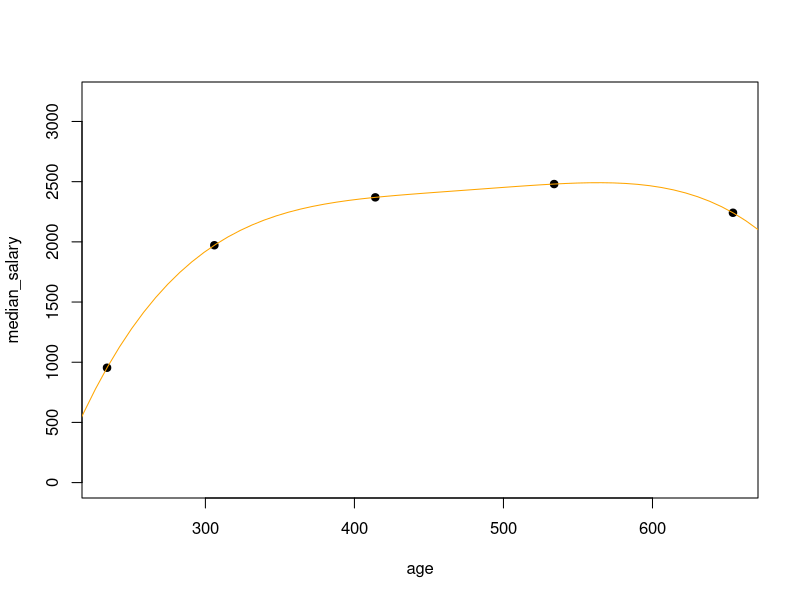

Write R code to recreate this figure.
# earnings and hours by age group
# ONS ASHE, tables 6 https://www.ons.gov.uk/employmentandlabourmarket/peopleinwork/earningsandworkinghours/datasets/agegroupashetable6
# saved in "datasets/PROV - Age Group Table 6.7a   Annual pay - Gross 2020.xls"

# Install tidyverse
# install.packages("tidyverse")
library("tidyverse")

# load data from ASHE table 6
ons_raw_salaries <- readxl::read_excel("datasets/PROV - Age Group Table 6.7a   Annual pay - Gross 2020.xls", range = "All!A3:F13")

# store the useful parts in a tibble
ons_salaries <- tibble(
  age <- unlist(ons_raw_salaries[5:9, 1]),
  median_salary <- as.numeric(unlist(ons_raw_salaries[5:9, 4])),
  mean_salary <- as.numeric(unlist(ons_raw_salaries[5:9, 6])),
)

colnames(ons_salaries) <- c("age", "median_salary", "mean_salary")


# split age bands into min, max and average, and convert to numeric
ons_salaries$age_min <- str_sub(ons_salaries$age, 1, 2) %>% as.numeric()

ons_salaries <- ons_salaries %>% mutate(age_min = str_sub(age, 1, 2) %>% as.numeric(),
                                        age_max = str_sub(age, -2, -1) %>% as.numeric(),
                                        age_mid = (age_max + age_min)/2,
                                        age_months = age_mid*12,
                                        month_median_salary = (1/12) * median_salary,
                                        month_mean_salary = (1/12) * mean_salary)

age <- ons_salaries$age_months
median_salary <- ons_salaries$month_median_salary
mean_salary <- ons_salaries$month_mean_salary


##### To avoid overfitting, and for simplicity, I will use the third degree polynomial.
# May revisit this in future.

# fit third degree polynomial equation for median and mean:
median_fit <- lm(median_salary ~ poly(age, 4, raw=TRUE))
mean_fit <- lm(mean_salary ~ poly(age, 4, raw=TRUE))


xx <- seq(0, 800, length=100)
plot(x=age, y=median_salary, pch=19, ylim=c(0, 3200))
lines(xx, predict(median_fit, data.frame(age=xx)), col="orange")



###### Experimental salary schedule using coefficients derived from fitting lines through ASHE values.

find_salary_schedule <- function(starting_salary = Starting_Salary, 
                                  B0 = as.numeric(median_fit$coefficients[1]), 
                                  B1 = as.numeric(median_fit$coefficients[2]),
                                  B2 = as.numeric(median_fit$coefficients[3]),
                                  B3 = as.numeric(median_fit$coefficients[4]),
                                  B4 = as.numeric(median_fit$coefficients[5]),
                                  starting_age_years = 23) {
  # for the shape of the curve, assume people start working + repaying when they turn 23 by default.
  # the only impact is on the shape of the curve / how high up their initial income climb they are when they come in.
  salary_schedule <- vector()
  
  starting_age <- starting_age_years*12
  current_age <- starting_age
  
  predicted_salary <- B0 + B1*starting_age + B2*starting_age^2 + B3*starting_age^3 + B4*starting_age^4
  salary_scalar <- starting_salary / predicted_salary
  
  for (i in 1:360) {
    salary <- salary_scalar * (B0 + B1*current_age + B2*current_age^2 + B3*current_age^3 + B4*current_age^4)
    
    salary_schedule <- c(salary_schedule, salary)
    current_age <- current_age + 1
  }
  
  return(salary_schedule) 
}
